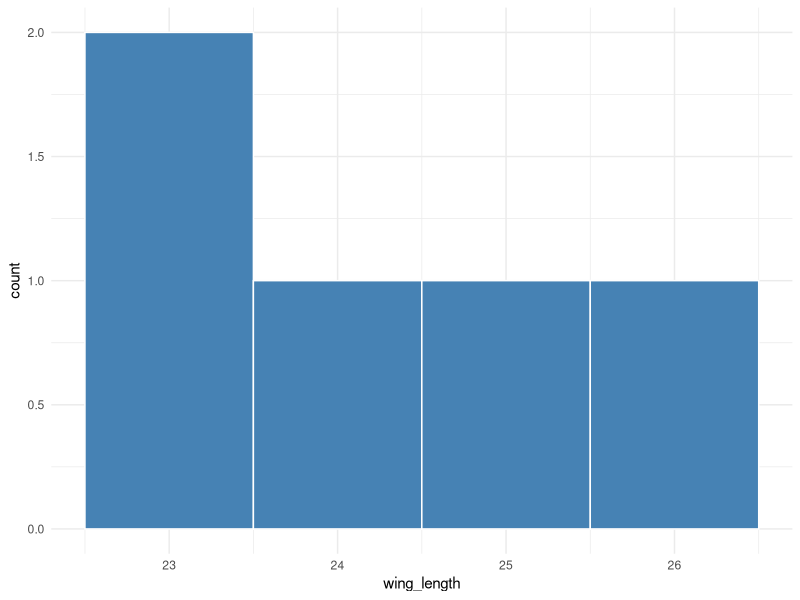

Here is the R script that generated this plot:
## ---- chunk 1
#| label: setup
r_version <- R.version.string
r_version
library(tidyverse)
## ---- chunk 2
# Assignment
wing_length <- c(23.1, 25.4, 22.8, 26.0, 24.3)

# Basic functions
mean(wing_length)
sd(wing_length)
length(wing_length)
## ---- chunk 3
# Indexing
wing_length[1]
wing_length[wing_length > 24]
## ---- chunk 4
#| label: fig-first-plot
#| fig-cap: "A first look at some simulated wing lengths"
tibble(wing_length) |>
  ggplot(aes(wing_length)) +
  geom_histogram(binwidth = 1, fill = "steelblue", color = "white") +
  theme_minimal()
